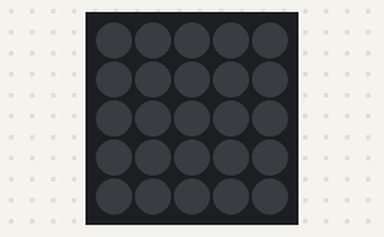
The sketch below on a simulated ESP32. Parts: 5×5 RGB LED matrix (first LED top left, wired row by row). Dim RGB values are drawn brighter than linear.

Above: at 0.1 s.
At 1.1 s:
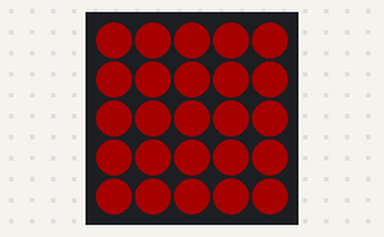
At 2.1 s:
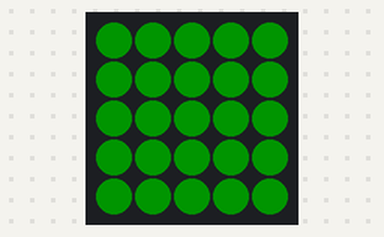
At 3.1 s:
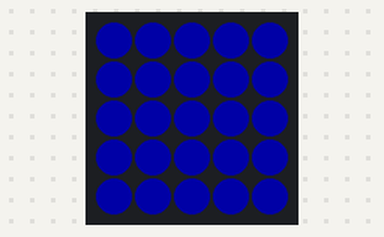
At 4.1 s:
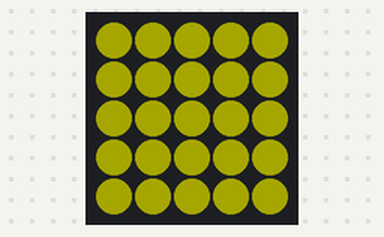
At 5.1 s:
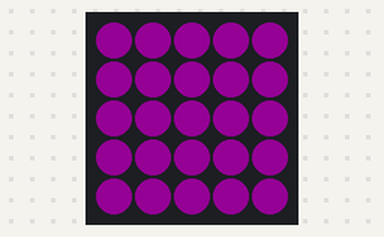

The sketch:

atomColourChanger.ino
```cpp
#include <M5Atom.h>

CRGB colors[] = {CRGB::Red, CRGB::Green, CRGB::Blue, CRGB::Yellow, CRGB::Purple};
int colorIndex = 0;
unsigned long previousMillis = 0;
const long interval = 1000;

void setup() {
  M5.begin(true, false, true);
}

void loop() {
  unsigned long currentMillis = millis();

  if (currentMillis - previousMillis >= interval) {
    previousMillis = currentMillis;

    M5.dis.fillpix(colors[colorIndex]);

    colorIndex = (colorIndex + 1) % (sizeof(colors) / sizeof(colors[0]));
  }
}
```

Measured:
- by itself, everything shown: repeats every 5.0 s, in 5 steps
- what the display in image 1 shows lasts 1.0 s, from 1.0 s to 2.0 s
